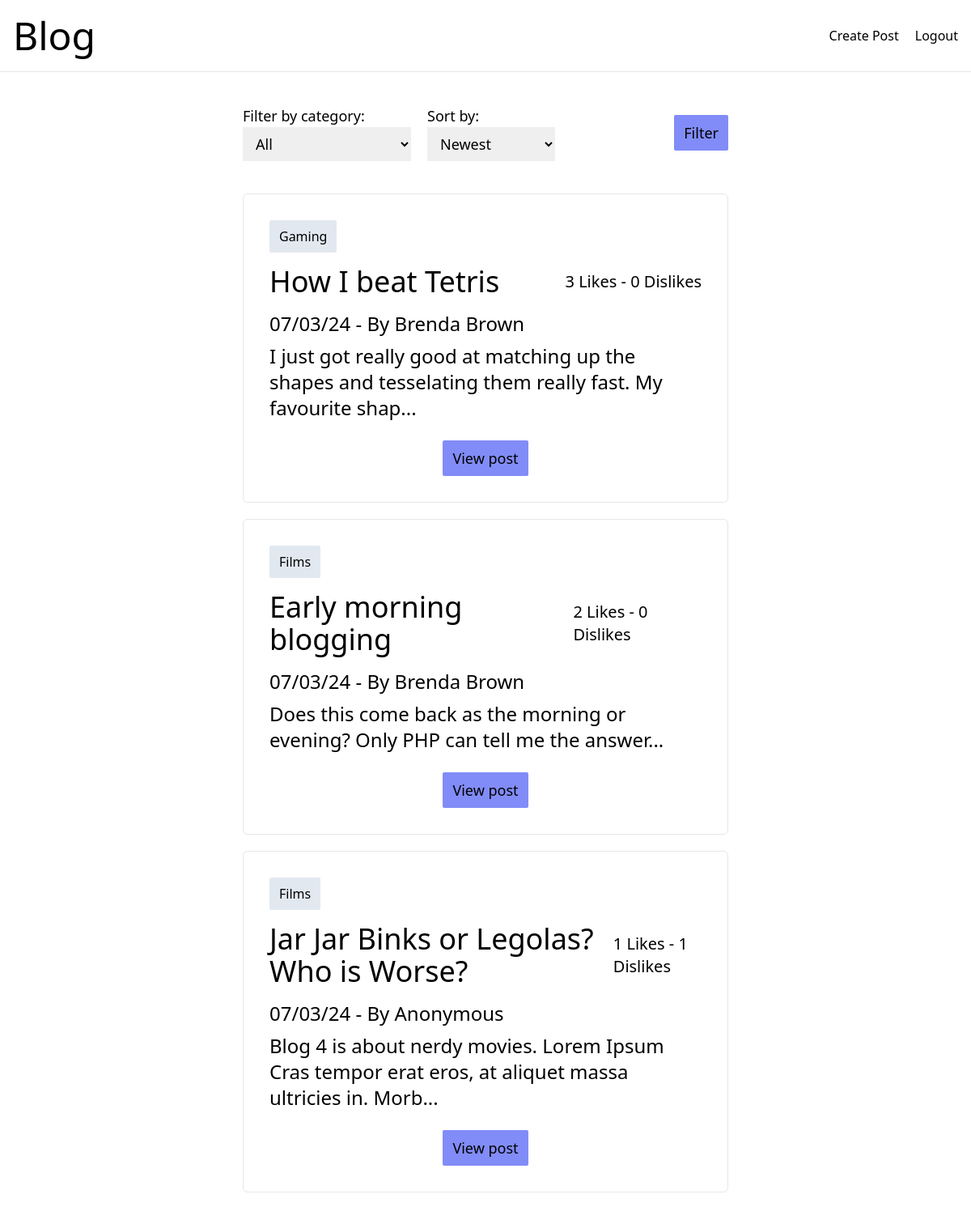
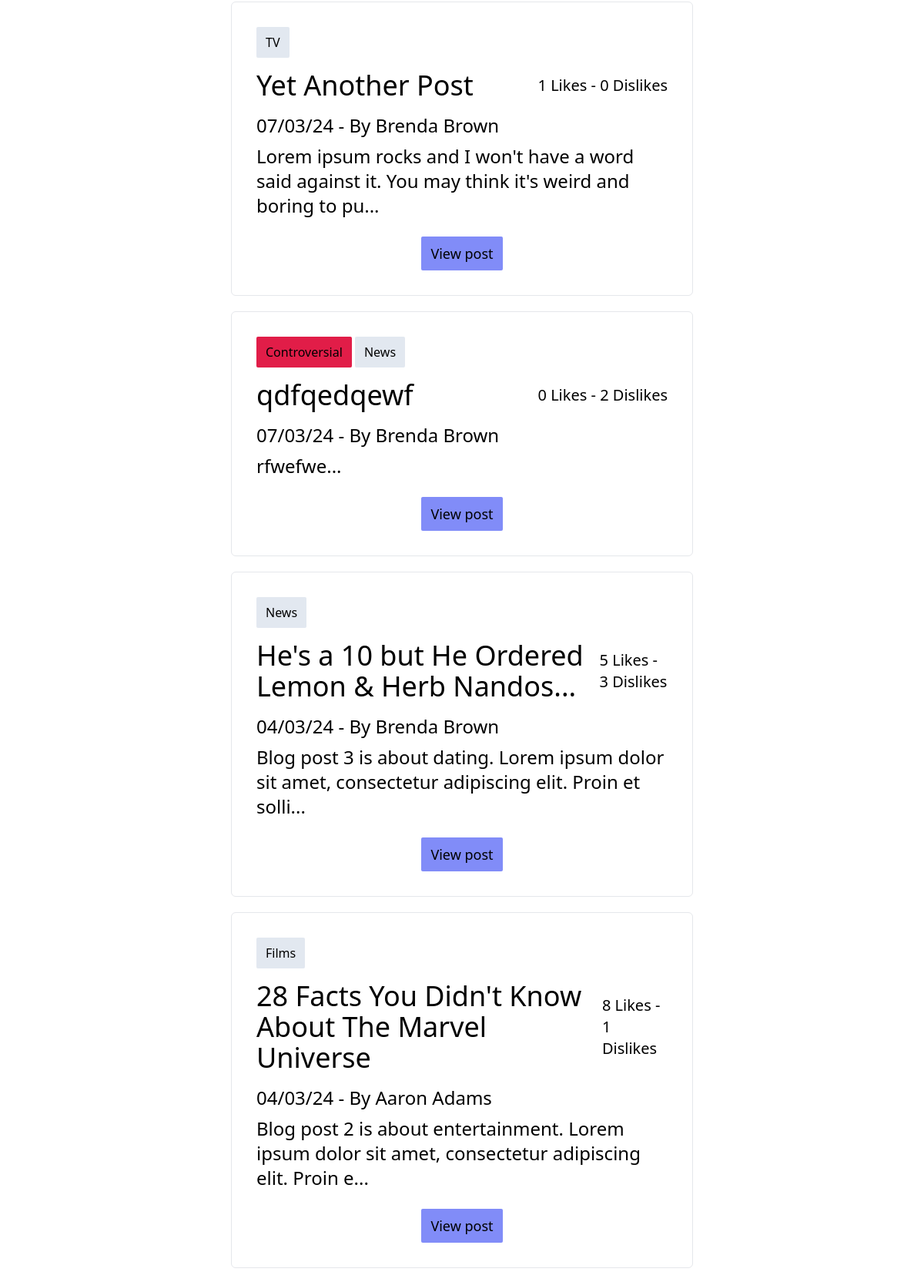
Page /index.php (signed in, upper part) on the committed database (2 pictures, top to bottom).
### tables this page shows
CREATE TABLE `blogposts` (
  `id` int(11) unsigned NOT NULL AUTO_INCREMENT,
  `title` varchar(500) NOT NULL,
  `content` longtext NOT NULL,
  `authorid` int(11) NOT NULL,
  `posttime` timestamp NOT NULL,
  `category` smallint(5) DEFAULT NULL,
  PRIMARY KEY (`id`)
);

CREATE TABLE `categories` (
  `id` int(11) unsigned NOT NULL AUTO_INCREMENT,
  `name` varchar(50) DEFAULT NULL,
  PRIMARY KEY (`id`)
);

CREATE TABLE `users` (
  `id` int(11) unsigned NOT NULL AUTO_INCREMENT,
  `username` varchar(250) NOT NULL,
  `email` varchar(500) NOT NULL,
  `password` varchar(1000) NOT NULL,
  PRIMARY KEY (`id`)
);

### src/Models/BlogModel.php (called while the page is built, shortened)
<?php
require_once 'src/Entities/Blog.php';
class BlogModel
{
    private PDO $db;
    public function __construct(PDO $db)
    {
        $this->db = $db;
    }
    public function getAllPosts(): array
    {
        $query = $this->db->prepare('SELECT
        `blogposts`.`id` AS "id",
        `blogposts`.`title` AS "title",
        `blogposts`.`content` AS "content",
        `blogposts`.`authorid` AS "authorid",
        `blogposts`.`posttime` AS "posttime",
        `categories`.`name` AS "category",
        `users`.`username` AS "username",
        COUNT(`likes`.`id`) AS "total",
        SUM(`likes`.`value`) AS "likes"
        FROM `blogposts`
        LEFT JOIN `users`
        ON `blogposts`.`authorid` = `users`.`id`
        LEFT JOIN `likes`
        ON `blogposts`.`id`=`likes`.`blogid`
        LEFT JOIN `categories`
        ON `blogposts`.`category` = `categories`.`id`
        GROUP BY `blogposts`.`id`
        ORDER BY `posttime` DESC;');
        $query->execute();
        $blog = $query->fetchAll();
        return $this->hydrateAllBlogs($blog);
    }
    public function hydrateSingleBlog(array $data): Blog|false
    {
        $username = $data['username'] ?: 'Anonymous';
        $dislikes = $data['total']-$data['likes'];
        return new Blog($data['id'], $data['title'], $data['content'], $data['authorid'], $username, $data['posttime'], $data['category'],$data['likes'], $dislikes);
    }
    public function hydrateAllBlogs(array $data): array
    {
        $blogs = [];
        foreach ($data as $blog) {
            $blogs[] = $this->hydrateSingleBlog($blog);
        }
        return $blogs;
    }
}

### src/Entities/Blog.php (called while the page is built, shortened)
<?php
readonly class Blog
{
    public function __construct(int $id, string $title, string $content, ?int $authorId, string $username, string $postTime, ?string $category, int|null $likes, int|null $dislikes)
    {
        $this->id = $id;
        $this->title = $title;
        $this->extract = substr($content, 0, 100) . '...';
        $this->username = $username;
        $this->postTime = gmdate("d/m/y", strtotime($postTime));
        $this->category = $category ?: '';
        $this->likes = $likes ?: 0;
        $this->dislikes = $dislikes ?: 0;
        $this->controversial = ($this->likes*1.5)<$this->dislikes ? true : false;
    }
}

### index.php (the view, shortened to what this page needs)
<?php
require_once 'src/connectToDb.php';
require_once 'src/Models/BlogModel.php';
$db = connectToDb();
$blogModel = new BlogModel($db);
$blogs = $blogModel->getAllPosts();
$selected = '';
function injectSelectedAttribute($selected, $optionValue) {
    return strtolower($selected) === strtolower($optionValue) ? 'selected="selected"' : 'Newest';
}
?>
<!DOCTYPE html>
<html lang="en">
<head>
    <script src="https://cdn.tailwindcss.com"></script>
</head>
<body class="selection:bg-teal-200">
<nav class="flex justify-between items-center py-5 px-4 mb-10 border-b border-solid">
    <a href="index.php"><h1 class="text-5xl">Blog</h1></a>
    <div class="flex gap-5">
        <?php echo isset($_SESSION['userid']) ?
        '<a href="addPost.php">Create Post</a><a href="logout.php">Logout</a>':
        '<a href="login.php">Login</a><a href="register.php">Register</a>'; ?>
    </div>
</nav>
<form class="container lg:w-1/2 gap-5 mx-auto mb-10 flex justify-between items-center flex-col lg:flex-row px-5 sm:px-0" method="post">
    <div class=" w-full flex flex-col lg:flex-row gap-5">
        <div>
            <label for="category" class="text-lg block xl:inline">Filter by category:</label>
            <select id="category" class="px-3 py-2 text-lg w-full xl:w-auto">
                <option>All</option>
            </select>
        </div>
        <div>
            <label for="sort" class="text-lg block xl:inline">Sort by:</label>
            <select id="sort" name="sort" class="px-3 py-2 text-lg w-full xl:w-auto" >
                <option value="newest"  <?php echo injectSelectedAttribute($selected, 'newest'); ?> >Newest</option>
            </select>
        </div>
    </div>
    <input class="px-3 py-2 text-lg bg-indigo-400 hover:bg-indigo-700 hover:text-white transition inline-block rounded-sm" type="submit" name="Filter" value="Filter">
</form>
<section class="container lg:w-1/2 mx-auto flex flex-col gap-5">
    <?php
    foreach ($blogs as $blogpost): ?>
        <article class="p-8 border border-solid rounded-md">
            <?php echo $blogpost->controversial ? '<span class="px-3 py-2 bg bg-rose-600 inline-block mb-4 rounded-sm">Controversial</span> ':'' ;
            echo strlen($blogpost->category)>1 ? '<span class="px-3 py-2 bg bg-slate-200 inline-block mb-4 rounded-sm">' . $blogpost->category . '</span>':'' ;?>
            <div class="flex justify-between items-center flex-col md:flex-row mb-4">
                <h2 class="text-4xl"><?php echo $blogpost->title; ?></h2>
                <span class="text-xl"><?php echo $blogpost->likes . ' Likes - ' . $blogpost->dislikes . ' Dislikes' ?></span>
            </div>
            <p class="text-2xl mb-2"><?php echo $blogpost->postTime . ' - By ' . $blogpost->username?></p>
            <p class="text-2xl mb-2"><?php echo $blogpost->extract ?></p>
            <div class="flex justify-center">
                <a class="px-3 py-2 mt-4 text-lg bg-indigo-400 hover:bg-indigo-700 hover:text-white transition inline-block rounded-sm" href="singlePost.php?id=<?php echo $blogpost->id?>">View post</a>
            </div>
        </article>
    <?php endforeach;
    ?>
</section>
</body>
</html>

### rows in the picture
blogposts: categories.name "Gaming", title "How I beat Tetris", likes "3", dislikes "0", posttime "07/03/24", authorid.username "Brenda Brown", content "I just got really good at matching up the shapes and tesselating them really fast. My favourite shap..."
blogposts: categories.name "Films", title "Early morning blogging", likes "2", dislikes "0", posttime "07/03/24", authorid.username "Brenda Brown", content "Does this come back as the morning or evening? Only PHP can tell me the answer..."
blogposts: categories.name "Films", title "Jar Jar Binks or Legolas? Who is Worse?", likes "1", dislikes "1", posttime "07/03/24", username "Anonymous", content "Blog 4 is about nerdy movies. Lorem Ipsum Cras tempor erat eros, at aliquet massa ultricies in. Morb..."
blogposts: categories.name "TV", title "Yet Another Post", likes "1", dislikes "0", posttime "07/03/24", authorid.username "Brenda Brown", content "Lorem ipsum rocks and I won't have a word said against it. You may think it's weird and boring to pu..."
blogposts: shows "Controversial", categories.name "News", title "qdfqedqewf", likes "0", dislikes "2", posttime "07/03/24", authorid.username "Brenda Brown", content "rfwefwe..."
blogposts: categories.name "News", title "He's a 10 but He Ordered Lemon & Herb Nandos...", likes "5", id "3", posttime "04/03/24", authorid.username "Brenda Brown", content "Blog post 3 is about dating. Lorem ipsum dolor sit amet, consectetur adipiscing elit. Proin et solli..."
blogposts: categories.name "Films", title "28 Facts You Didn't Know About The Marvel Universe", likes "8", authorid "1", posttime "04/03/24", authorid.username "Aaron Adams", content "Blog post 2 is about entertainment. Lorem ipsum dolor sit amet, consectetur adipiscing elit. Proin e..."
